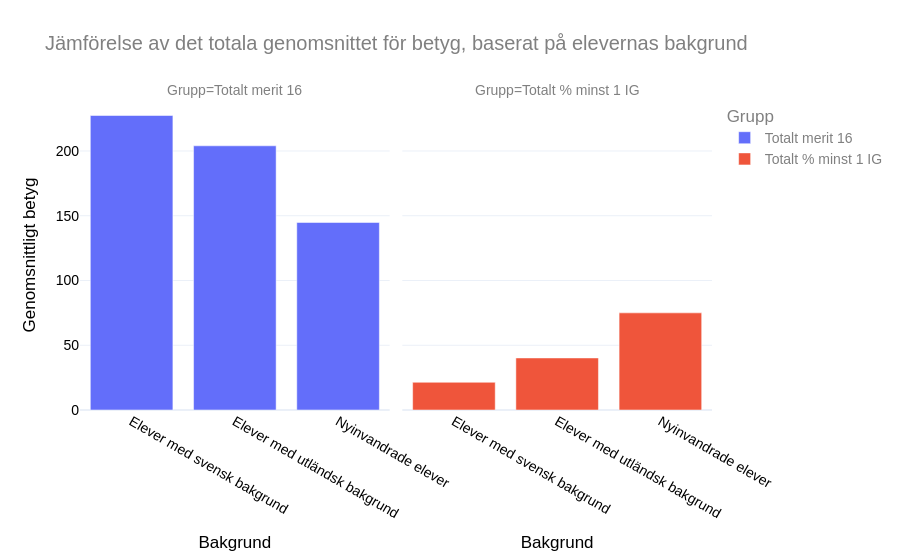

Write notebook code for a chart like this one.
### Markdown cell above
### Graf 3: Jämförelse elevernas bakgrund

### Code cell
column_names_grades = ["Key", "Totalt merit 16", "Flickor merit 16", "Pojkar merit 16", "Totalt merit 17", "Flickor merit 17", "Pojkar merit 17", "Totalt % minst 1 IG", "Flickor % minst 1 IG", "Pojkar % minst 1 IG"]
df_grades.columns = column_names_grades

df_svenska = df_grades[df_grades["Key"].isin(["Elever med svensk bakgrund", "Elever med utländsk bakgrund", "Nyinvandrade elever"])].reset_index(drop=True)
df_svenska
fig =px.bar(
    df_svenska, 
    x="Key", 
    y=["Totalt merit 16","Totalt % minst 1 IG"],
    labels={"variable": "Grupp", "value": "Genomsnittligt betyg", "Key": "Bakgrund"},
    facet_col="variable", 
    title="Jämförelse av det totala genomsnittet för betyg, baserat på elevernas bakgrund") 
    
design_barchart(fig)

fig.write_html("visualiseringar/Jämförelse elevernas bakgrund.html")
fig

### Figure 1 — Plotly figure (JSON) as saved in the notebook; plotly's stock layout.template omitted (floating-point values rounded to 4 significant figures)
{"data": [{"hovertemplate": "Grupp=Totalt merit 16<br>Bakgrund=%{x}<br>Genomsnittligt betyg=%{y}<extra></extra>", "legendgroup": "Totalt merit 16", "marker": {"color": "#636efa", "pattern": {"shape": ""}}, "name": "Totalt merit 16", "orientation": "v", "showlegend": true, "textposition": "auto", "type": "bar", "x": ["Elever med svensk bakgrund", "Elever med utländsk bakgrund", "Nyinvandrade elever"], "xaxis": "x", "y": [227.4, 204.0, 144.8], "yaxis": "y"}, {"hovertemplate": "Grupp=Totalt % minst 1 IG<br>Bakgrund=%{x}<br>Genomsnittligt betyg=%{y}<extra></extra>", "legendgroup": "Totalt % minst 1 IG", "marker": {"color": "#EF553B", "pattern": {"shape": ""}}, "name": "Totalt % minst 1 IG", "orientation": "v", "showlegend": true, "textposition": "auto", "type": "bar", "x": ["Elever med svensk bakgrund", "Elever med utländsk bakgrund", "Nyinvandrade elever"], "xaxis": "x2", "y": [21.4, 40.2, 75.0], "yaxis": "y2"}], "layout": {"annotations": [{"font": {}, "showarrow": false, "text": "Grupp=Totalt merit 16", "x": 0.245, "xanchor": "center", "xref": "paper", "y": 1, "yanchor": "bottom", "yref": "paper"}, {"font": {}, "showarrow": false, "text": "Grupp=Totalt % minst 1 IG", "x": 0.755, "xanchor": "center", "xref": "paper", "y": 1, "yanchor": "bottom", "yref": "paper"}], "barmode": "relative", "font": {"color": "gray", "family": "Arial", "size": 14}, "hovermode": "x", "legend": {"title": {"text": "Grupp"}, "tracegroupgap": 0}, "title": {"text": "Jämförelse av det totala genomsnittet för betyg, baserat på elevernas bakgrund"}, "xaxis": {"anchor": "y", "color": "black", "domain": [0, 0.49], "showgrid": false, "tickmode": "linear", "title": {"text": "Bakgrund"}}, "xaxis2": {"anchor": "y2", "color": "black", "domain": [0.51, 1], "matches": "x", "showgrid": false, "tickmode": "linear", "title": {"text": "Bakgrund"}}, "yaxis": {"anchor": "x", "color": "black", "domain": [0, 1], "title": {"text": "Genomsnittligt betyg"}}, "yaxis2": {"anchor": "x2", "color": "black", "domain": [0, 1], "matches": "y", "showticklabels": false}}}
